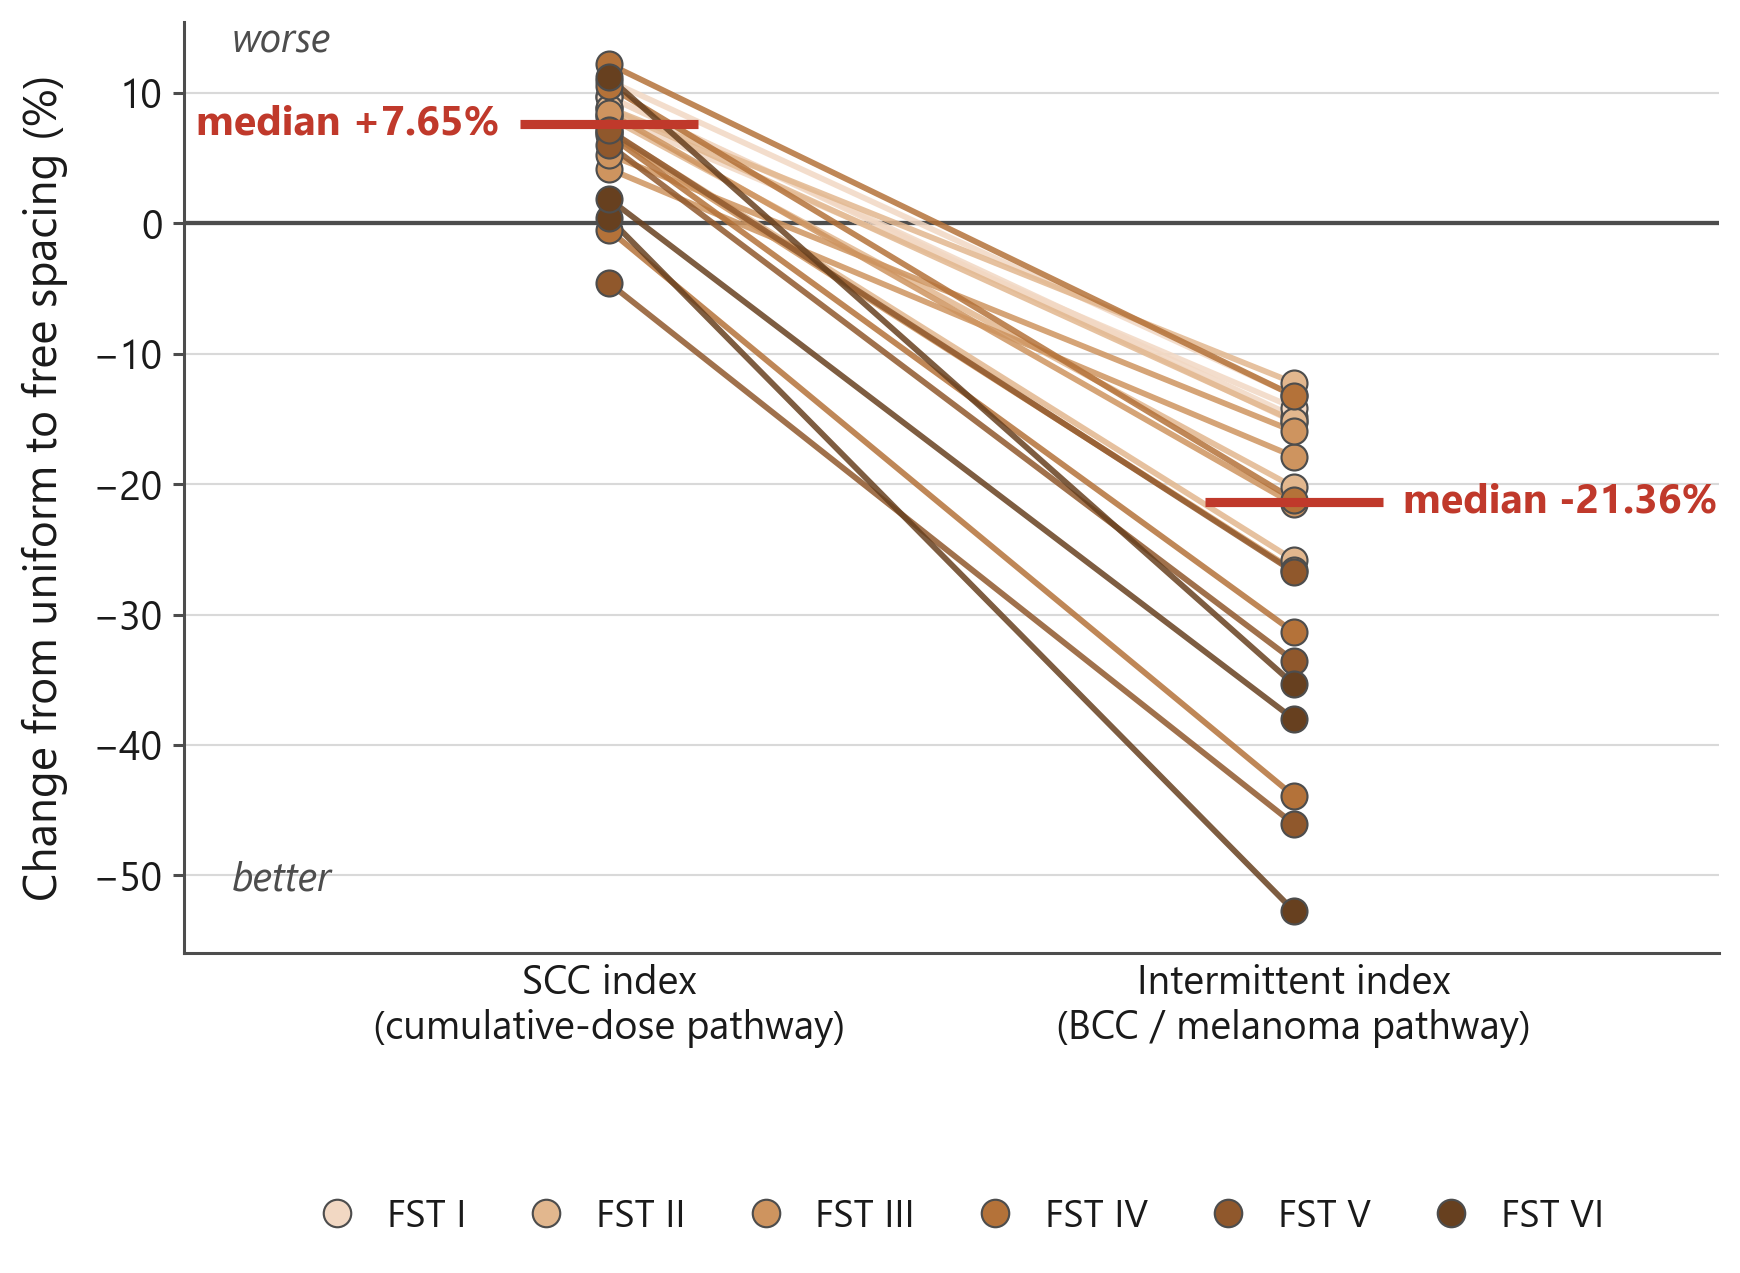

Write Python code to recreate this figure.
"""F4: the two cancer axes move in opposite directions under free spacing.

Source: tables/joint_schedule_optimization.csv.  Uniform (free_spacing False)
rows merged against free (free_spacing True) rows on (fst, n_sessions), keeping
only pairs feasible on both sides -- 22 such pairs.  For each pair, percent
change uniform -> free in scc_index and in intermittent_index.
"""
import os
import sys

import matplotlib.pyplot as plt
import numpy as np
import pandas as pd
from matplotlib.lines import Line2D

sys.path.insert(0, os.path.dirname(os.path.abspath(__file__)))
from slidestyle import (use_slide_style, ACCENT, FST_COLORS, FST_LABELS,  # noqa: E402
                        TEXT_COLOR)

HERE = os.path.dirname(os.path.abspath(__file__))
REPO = os.path.abspath(os.path.join(HERE, "..", ".."))
CSV = os.path.join(REPO, "tables", "joint_schedule_optimization.csv")
OUT = os.path.join(HERE, "f4_two_cancer_axes.png")

EXPECT_PAIRS = 22
EXPECT_SCC_MEDIAN = 7.65        # % change, uniform -> free (worse)
EXPECT_INT_MEDIAN = -21.36      # % change, uniform -> free (better)


def pairs():
    df = pd.read_csv(CSV)
    uni = df[~df["free_spacing"].astype(bool)]
    fre = df[df["free_spacing"].astype(bool)]
    m = uni.merge(fre, on=["fst", "n_sessions"], suffixes=("_u", "_f"))
    m = m[m["feasible_u"].astype(bool) & m["feasible_f"].astype(bool)].copy()
    m["scc_pct"] = (m["scc_index_f"] - m["scc_index_u"]) / m["scc_index_u"] * 100.0
    m["int_pct"] = ((m["intermittent_index_f"] - m["intermittent_index_u"])
                    / m["intermittent_index_u"] * 100.0)
    return m.sort_values(["fst", "n_sessions"]).reset_index(drop=True)


def main():
    use_slide_style()
    m = pairs()

    assert len(m) == EXPECT_PAIRS, (
        f"F4 assertion FAILED: expected {EXPECT_PAIRS} pairs feasible on both "
        f"sides, got {len(m)}"
    )
    scc_med = float(m["scc_pct"].median())
    int_med = float(m["int_pct"].median())
    assert round(scc_med, 2) == EXPECT_SCC_MEDIAN, (
        f"F4 assertion FAILED: SCC median {scc_med!r} does not round to "
        f"{EXPECT_SCC_MEDIAN}"
    )
    assert round(int_med, 2) == EXPECT_INT_MEDIAN, (
        f"F4 assertion FAILED: intermittent median {int_med!r} does not round "
        f"to {EXPECT_INT_MEDIAN}"
    )
    print(f"F4: {len(m)} pairs; median SCC {scc_med:.4f}%, "
          f"median intermittent {int_med:.4f}% - match.")

    fig, ax = plt.subplots(figsize=(9, 5.5))
    x0, x1 = 0.0, 1.0

    ax.axhline(0.0, color="#4d4d4d", lw=1.4, zorder=2)

    for _, r in m.iterrows():
        c = FST_COLORS[int(r["fst"]) - 1]
        ax.plot([x0, x1], [r["scc_pct"], r["int_pct"]],
                color=c, lw=1.9, alpha=0.85, zorder=3,
                solid_capstyle="round")
        ax.plot([x0], [r["scc_pct"]], "o", ms=8.5, color=c,
                markeredgecolor="#4d4d4d", markeredgewidth=0.7, zorder=4)
        ax.plot([x1], [r["int_pct"]], "o", ms=8.5, color=c,
                markeredgecolor="#4d4d4d", markeredgewidth=0.7, zorder=4)

    # median reference lines
    for x, med, lab, va in (
        (x0, scc_med, f"median  +{scc_med:.2f}%   SCC worsens", "bottom"),
        (x1, int_med, f"median  {int_med:.2f}%   intermittent improves", "top"),
    ):
        ax.plot([x - 0.13, x + 0.13], [med, med], color=ACCENT, lw=3.0,
                zorder=6, solid_capstyle="butt")
    ax.text(x0 - 0.16, scc_med, f"median +{scc_med:.2f}%", ha="right",
            va="center", color=ACCENT, fontsize=13.5, fontweight="bold",
            zorder=7)
    ax.text(x1 + 0.16, int_med, f"median {int_med:.2f}%", ha="left",
            va="center", color=ACCENT, fontsize=13.5, fontweight="bold",
            zorder=7)

    ax.set_xlim(-0.62, 1.62)
    ax.set_xticks([x0, x1])
    ax.set_xticklabels(["SCC index\n(cumulative-dose pathway)",
                        "Intermittent index\n(BCC / melanoma pathway)"])
    ax.set_ylabel("Change from uniform to free spacing (%)")
    ax.grid(True, axis="y", color="#d9d9d9", linewidth=0.7, zorder=0)
    ax.grid(axis="x", visible=False)
    ax.tick_params(axis="x", length=0)

    lo, hi = ax.get_ylim()
    ax.text(-0.55, hi * 0.90, "worse", color="#4d4d4d", fontsize=13,
            style="italic", ha="left", va="center")
    ax.text(-0.55, lo * 0.90, "better", color="#4d4d4d", fontsize=13,
            style="italic", ha="left", va="center")

    handles = [Line2D([], [], marker="o", ls="", ms=9,
                      color=FST_COLORS[i], markeredgecolor="#4d4d4d",
                      markeredgewidth=0.7, label=f"FST {FST_LABELS[i]}")
               for i in range(6)]
    ax.legend(handles=handles, loc="lower center", ncol=6,
              bbox_to_anchor=(0.5, -0.34), handletextpad=0.3,
              columnspacing=1.1, fontsize=12.5)

    fig.savefig(OUT)
    plt.close(fig)
    print(f"wrote {OUT}")


if __name__ == "__main__":
    main()
